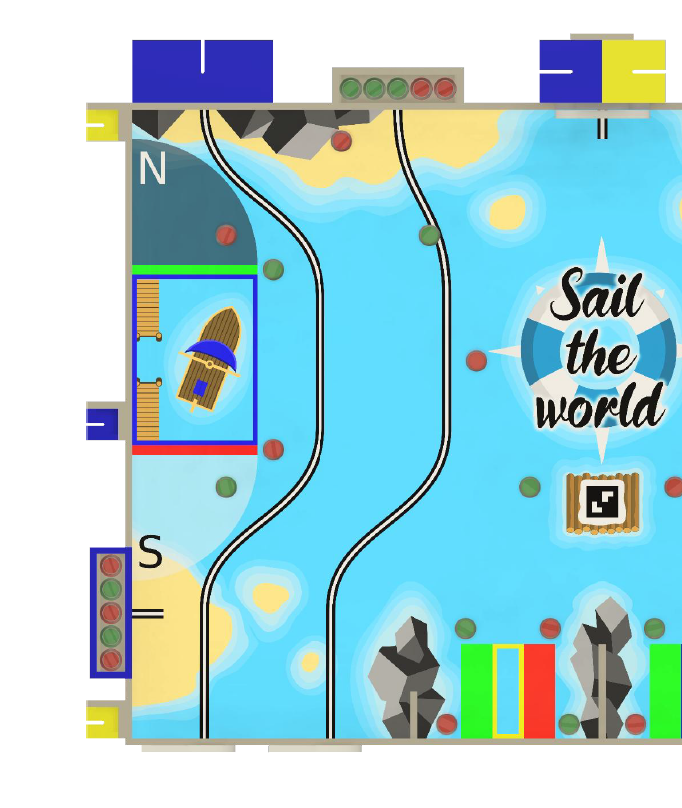
#> input picture 1.png, 682 x 808 px
$ python 'ArUco_detection _prototype.py'
#> lines starting #> are read from the running program, lines starting #| are printed output that depends on the picture; long printed decimals are rounded
#!/usr/bin/env python
# -*- coding:utf-8 -*-

# Step 1: En utilisant la bibliothèque d'ArUco, on obtient la position de la centre de la signe.
# Step 2: Trouver la cercle dont la rayon est correste
# Step 3: Comparer la valeur de gris de la deux semi-cercle (on compare seulent une partie mais pas toute la semi-cercle pour économiser du temps )

import numpy as np
import cv2
from cv2 import aruco
import matplotlib.pyplot as plt
from numba import jit

@jit(nopython=True)
def value_up_down(circle_center,circle_radius):
    gray_value_up = []
    gray_value_down = []
    for n in range(int(circle_center[1] - 9*circle_radius/16-1), int(circle_center[1] - 7*circle_radius/16-1 )):
        for m in range(int(circle_center[0] - 9*circle_radius/16-1), int(circle_center[0] - 7*circle_radius/16-1 )):
            gray_value_up.append(gray[n,:][m])
            gray_value_down.append(gray[int(n + circle_radius),:][m])
    return gray_value_up, gray_value_down

t1 = cv2.getTickCount()
img = cv2.imread("1.png")
#> img is the input picture: shape (808, 682, 3); mean B, G, R 214.3, 208.5, 163.1
gray = cv2.cvtColor(img, cv2.COLOR_BGR2GRAY)
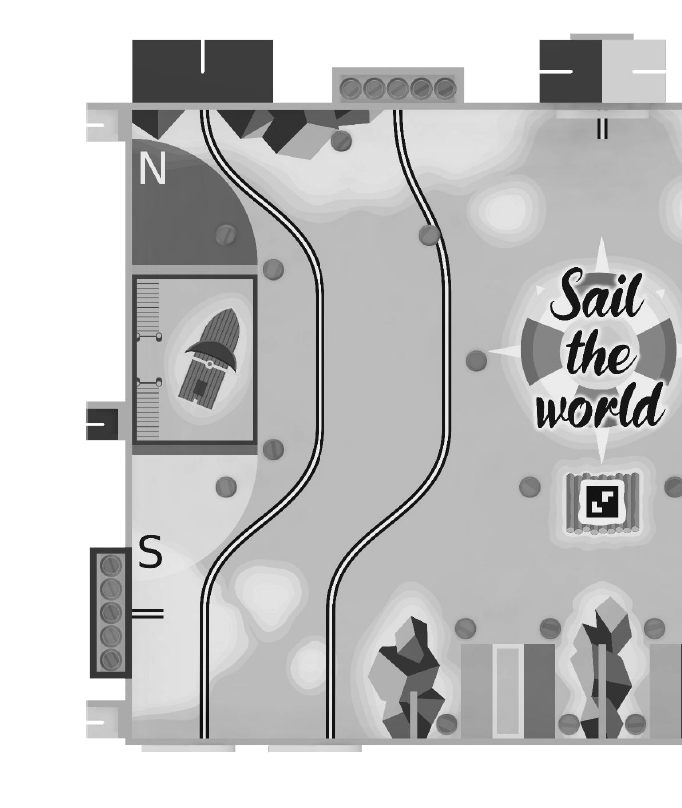
#> gray: shape (808, 682); min 0, max 255, mean 195.6
img = cv2.cvtColor(img, cv2.COLOR_BGR2RGB)
plt.imshow(img)
plt.show()


# Step 1: En utilisant la bibliothèque d'ArUco, on obtient la position de la centre de la signe.
aruco_dict = aruco.Dictionary_get(aruco.DICT_4X4_100)
parameters = aruco.DetectorParameters_create()
corners, ids, rejectedImgPoints = aruco.detectMarkers(gray, aruco_dict, parameters=parameters)
#> corners = ([[586, 486], [617, 486], [617, 517], [586, 516]],); ids = [42]; rejectedImgPoints = 19 items
img_markers = aruco.drawDetectedMarkers(img.copy(), corners, ids)


# Step 2: Trouver la cercle dont la rayon est correste (en utilisant le ratio entre le logo ArUco et la rayon de la cercle)
x1 = abs(corners[0][0][0][0]-corners[0][0][1][0])
#> x1 = 31
x2 = abs(corners[0][0][3][0]-corners[0][0][2][0])
#> x2 = 31
y1 = abs(corners[0][0][0][1]-corners[0][0][2][1])
#> y1 = 31
y2 = abs(corners[0][0][1][1]-corners[0][0][3][1])
#> y2 = 30
length = (x1 + x2 + y1 + y2)/4 #la longueur du logo ArUco dans la photo
#> length = 30.75

circles = cv2.HoughCircles(gray, cv2.HOUGH_GRADIENT, 1, 100, param1=220, param2=30, minRadius=int(2*length), maxRadius=int(6*length))
#> circles = [[290.5, 406.5, 154.8], [190.5, 309.5, 130.6], [327.5, 626.5, 128.3], [188.5, 411.5, 132.7], [473.5, 632.5, 142.5], [288.5, 282.5, 160.3], [597.5, 350.5, 78.3], [306.5, 114.5, 100.4], [147.5, 520.5, 88.6], [147.5, 191.5, 82.9], [527.5, 133.5, 127.3]]
c = corners[0][0]
#> c = [[586, 486], [617, 486], [617, 517], [586, 516]]
#circle_center1 = (circles[0, :][0][0], circles[0, :][0][1])
circle_center = (c[:, 0].mean(), c[:, 1].mean())
#> circle_center = (601.5, 501.2)
circle_radius = circles[0, :][0][2]
#> circle_radius = 154.8

cv2.circle(img_markers, circle_center, circle_radius, (0, 255, 0), 2)
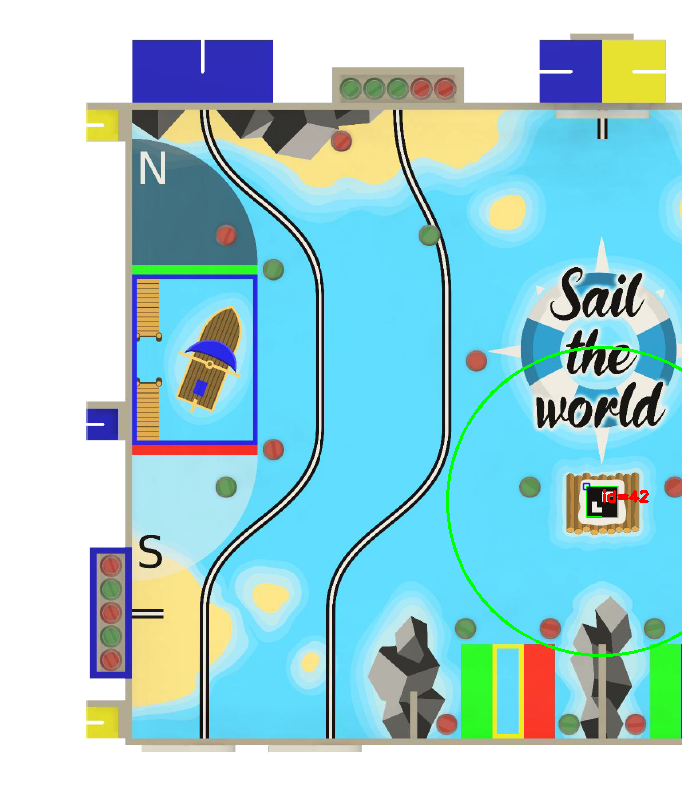
#> img_markers: shape (808, 682, 3); mean R, G, B 162.7, 208.7, 213.4
#cv2.imshow("ddd", img_markers)

# Step 3: Comparer la valeur de gris de la deux semi-cercle (on compare seulent une partie mais pas toute la semi-cercle pour économiser du temps )
(gray_value_up, gray_value_down) = value_up_down(circle_center,circle_radius)
#> gray_value_up = 361 values, max 204 at index 18, min 186 at index 168, mean 188.8; gray_value_down = 361 values, max 190 at index 123, min 187 at index 3, mean 187.9

average_gray_value_up = np.mean(gray_value_up)
#> average_gray_value_up = 188.8
average_gray_value_down = np.mean(gray_value_down)
#> average_gray_value_down = 187.9

print(average_gray_value_up, average_gray_value_down)
#| 188.817 187.878

if average_gray_value_up < average_gray_value_down:
    print('Direction : N')
else:
    print('Direction : S')

t2 = cv2.getTickCount()
time = (t2 - t1)/ cv2.getTickFrequency()
print("Detection time :",time,"s")

$ run again, with 111.PNG copied over 1.png
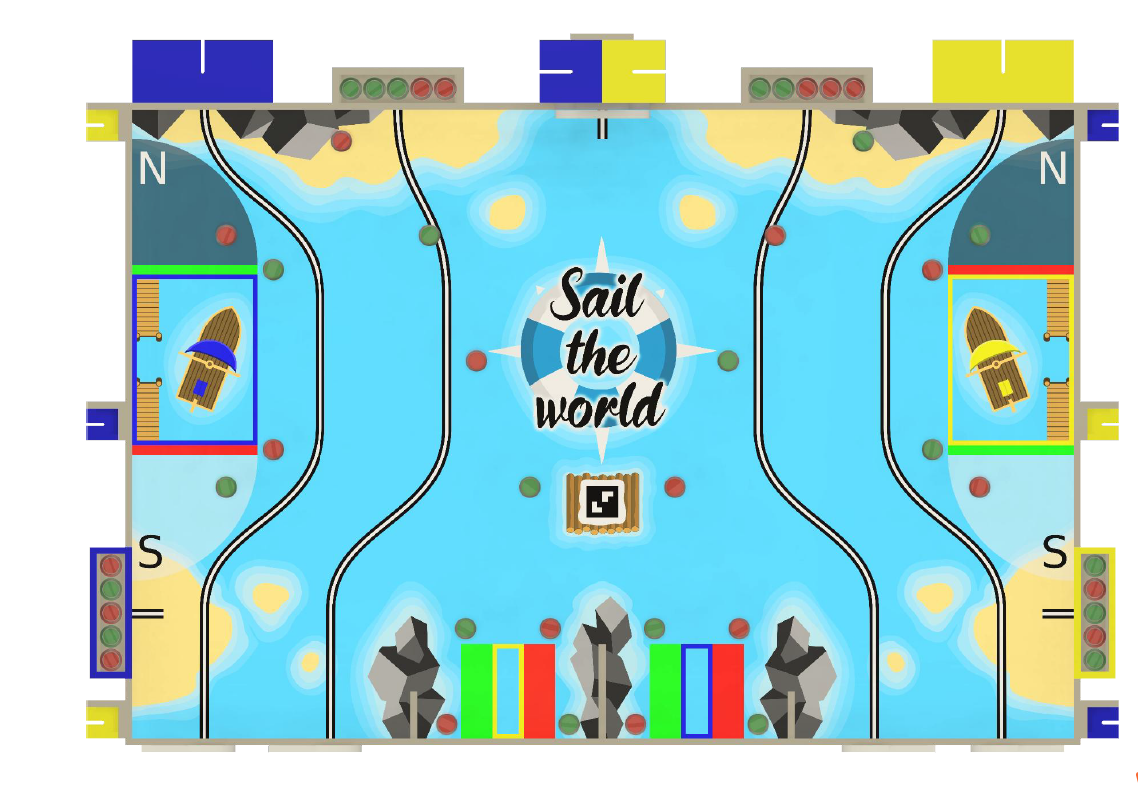
#> input picture 111.PNG, 1138 x 808 px
#> img is the input picture: shape (808, 1138, 3); mean B, G, R 211.5, 209.2, 163.5
#> `gray = cv2.cvtColor(img, cv2.COLOR_BGR2GRAY)`:
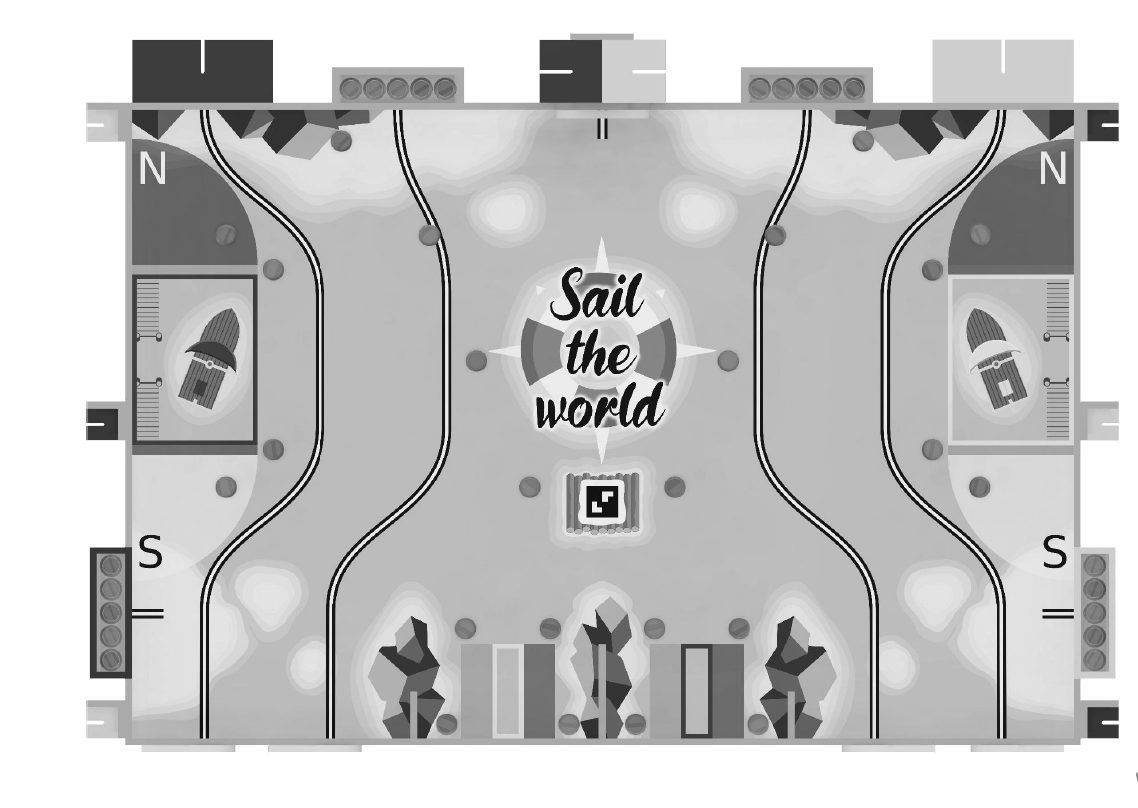
#> gray: shape (808, 1138); min 0, max 255, mean 195.8
#> corners = ([[586, 486], [617, 486], [617, 517], [586, 516]], [[1027, 396], [994, 409], [980, 372], [1013, 359]]); ids = [42, 17]; rejectedImgPoints = 31 items
#> x1 = 31
#> y2 = 30
#> length = 30.75
#> circles = 24 rows, first 8: [1073.5, 264.5, 126.1], [911.5, 396.5, 155.9], [290.5, 406.5, 154.8], [190.5, 309.5, 130.6], [1023.5, 415.5, 137.9], [327.5, 626.5, 128.3], [502.5, 653.5, 177.9], [188.5, 411.5, 132.7]
#> c = [[586, 486], [617, 486], [617, 517], [586, 516]]
#> circle_center = (601.5, 501.2)
#> circle_radius = 126.1
#> `cv2.circle(img_markers, circle_center, circle_radius, (0, 255, 0), 2)`:
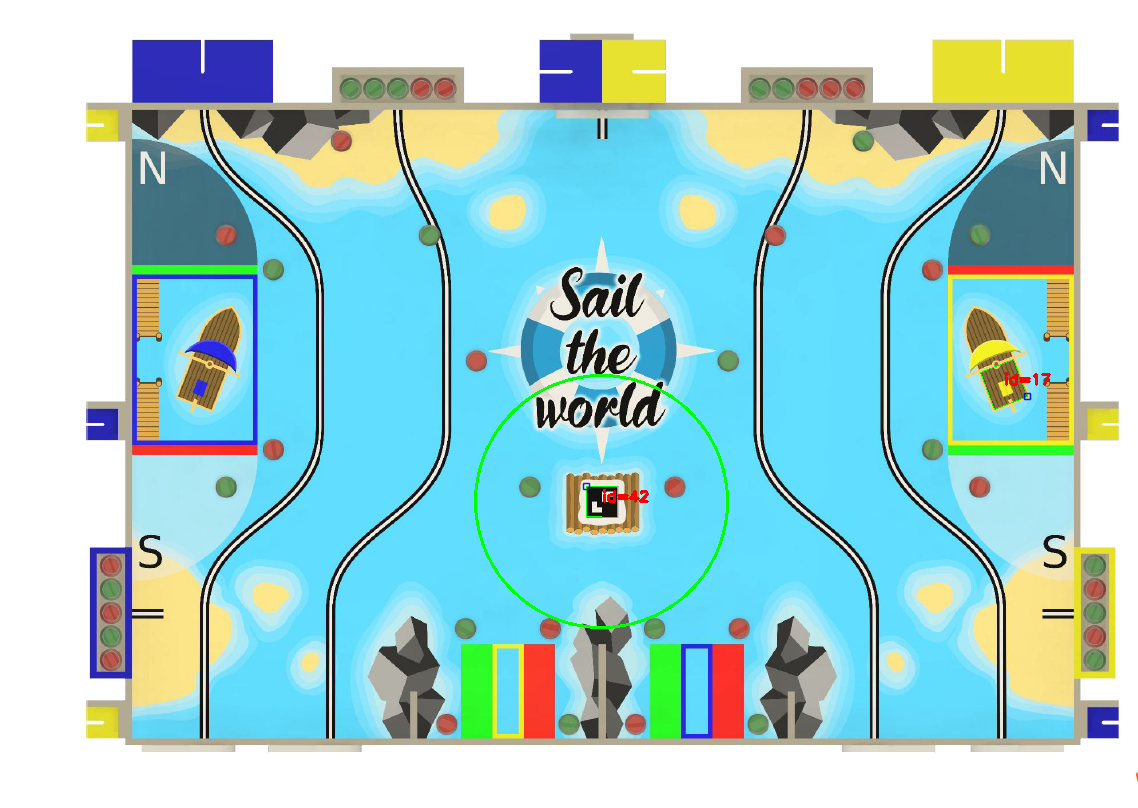
#> img_markers: shape (808, 1138, 3); mean R, G, B 163.3, 209.2, 210.8
#> gray_value_up = 256 values, max 228 at index 10, min 186 at index 93, mean 190.8; gray_value_down = 256 values, max 188 at index 5, min 186 at index 69, mean 187.3
#> average_gray_value_up = 190.8
#> average_gray_value_down = 187.3
#| 190.781 187.344

$ run again, with 2.PNG copied over 1.png
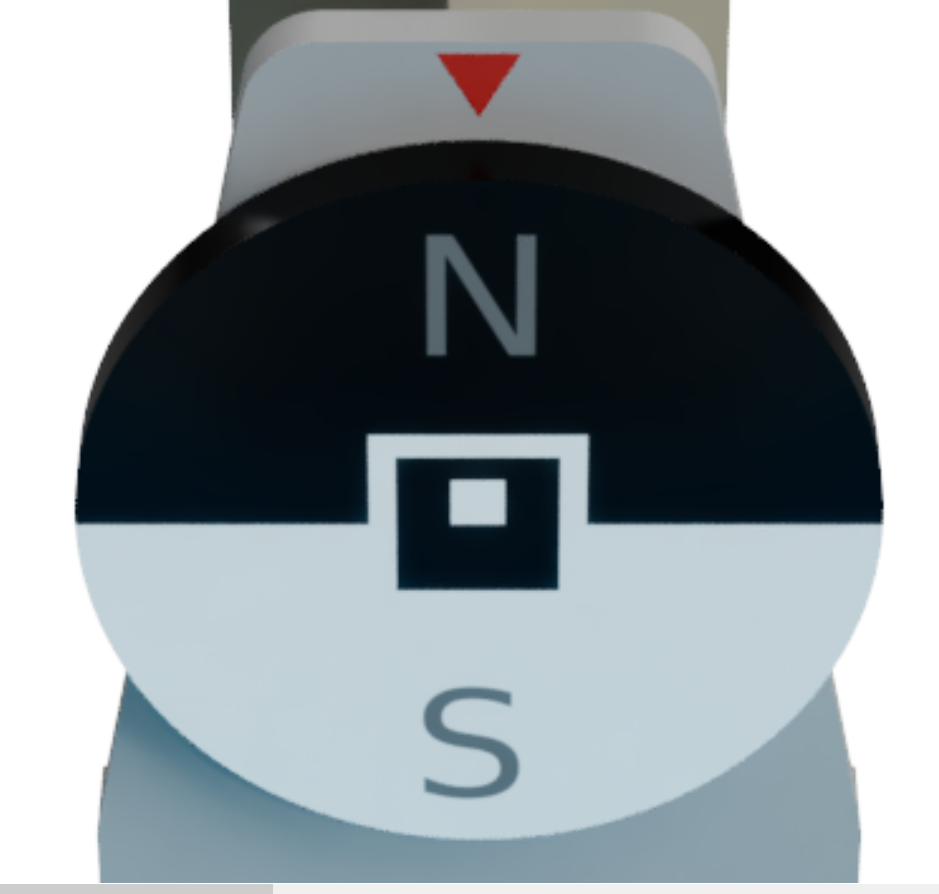
#> input picture 2.PNG, 939 x 894 px
#> img is the input picture: shape (894, 939, 3); mean B, G, R 156.5, 152.1, 143.7
#> corners = ([[396, 458], [558, 458], [558, 588], [398, 589]],); ids = [17]; rejectedImgPoints = ([[445, 476], [508, 474], [510, 528], [447, 530]], [[280, 225], [272, 234], [248, 242], [260, 232]])
#> x1 = 162
#> x2 = 160
#> y1 = 130
#> y2 = 131
#> length = 145.8
#> circles = [[428.5, 459.5, 368.6]]
#> c = [[396, 458], [558, 458], [558, 588], [398, 589]]
#> circle_center = (477.5, 523.2)
#> circle_radius = 368.6
#> `cv2.circle(img_markers, circle_center, circle_radius, (0, 255, 0), 2)`:
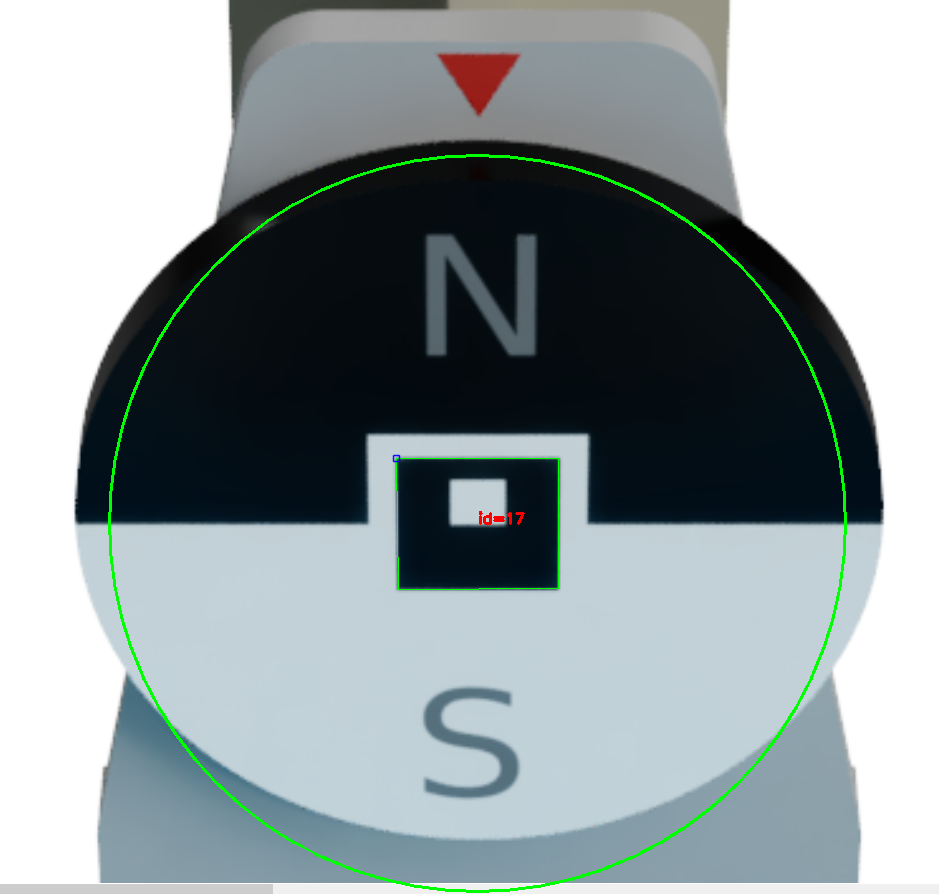
#> img_markers: shape (894, 939, 3); mean R, G, B 143, 153.5, 155.5
#> gray_value_up = 2116 values, max 11 at index 0, min 9 at index 412, mean 9.76; gray_value_down = 2116 values, max 206 at index 0, min 205 at index 8, mean 205.5
#> average_gray_value_up = 9.76
#> average_gray_value_down = 205.5
#| 9.755 205.460

$ run again, with 2.png copied over 1.png
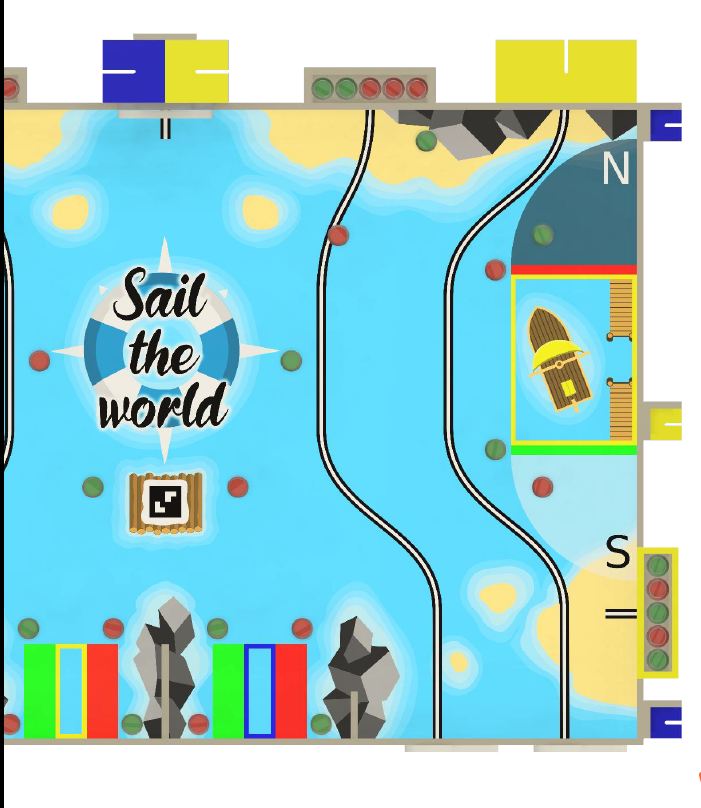
#> input picture 2.png, 701 x 808 px
#> img is the input picture: shape (808, 701, 3); mean B, G, R 206.7, 207.6, 156.5
#> `gray = cv2.cvtColor(img, cv2.COLOR_BGR2GRAY)`:
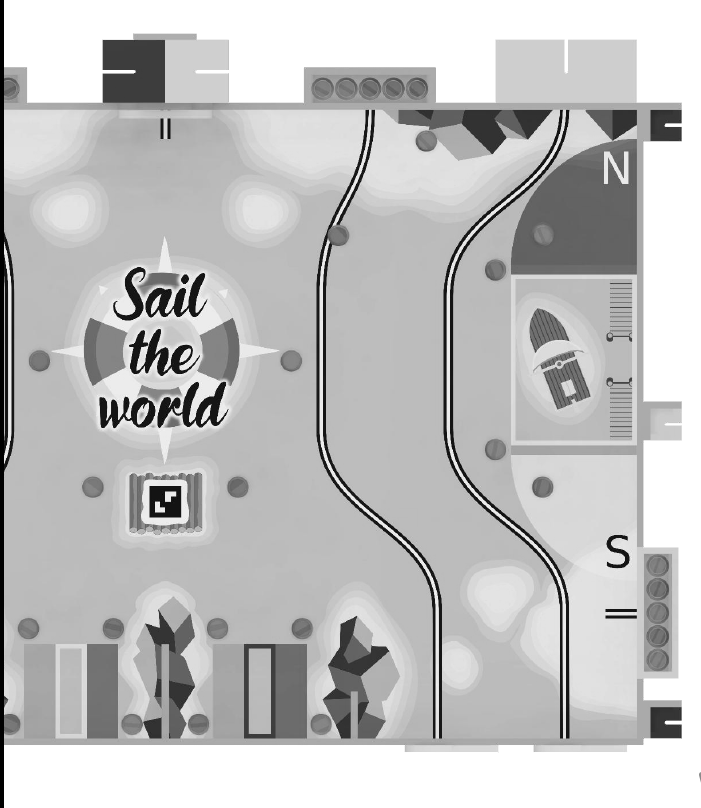
#> gray: shape (808, 701); min 0, max 255, mean 192.2
#> corners = ([[149, 486], [180, 486], [180, 517], [149, 516]], [[590, 396], [557, 409], [543, 372], [576, 359]]); ids = [42, 17]; rejectedImgPoints = 22 items
#> x1 = 31
#> y2 = 30
#> length = 30.75
#> circles = 15 rows, first 8: [636.5, 264.5, 126.1], [474.5, 396.5, 155.9], [586.5, 415.5, 137.9], [281.5, 641.5, 160.3], [395.5, 652.5, 173.5], [539.5, 294.5, 96.3], [160.5, 350.5, 78.2], [285.5, 415.5, 168]
#> c = [[149, 486], [180, 486], [180, 517], [149, 516]]
#> circle_center = (164.5, 501.2)
#> circle_radius = 126.1
#> `cv2.circle(img_markers, circle_center, circle_radius, (0, 255, 0), 2)`:
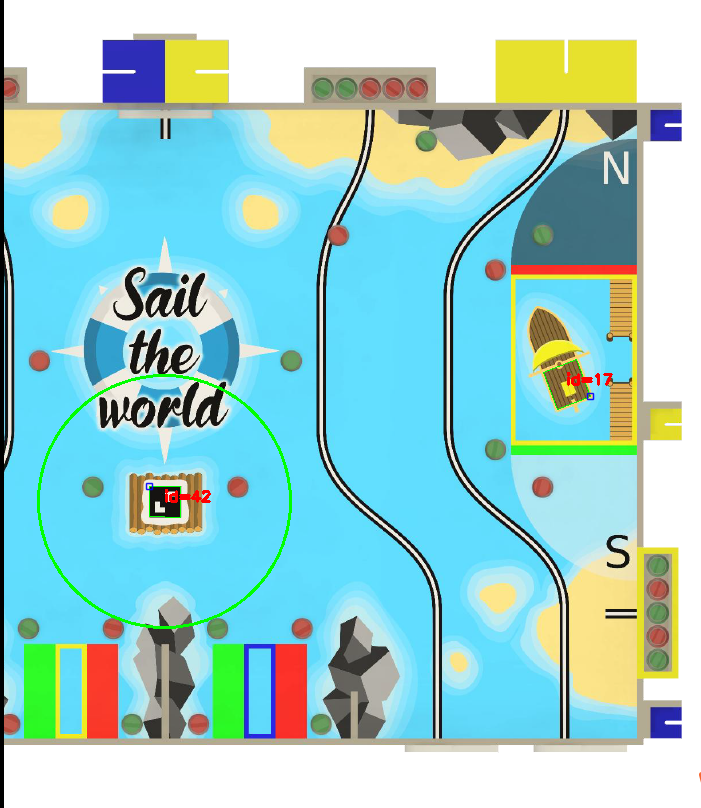
#> img_markers: shape (808, 701, 3); mean R, G, B 156, 207.7, 205.6
#> gray_value_up = 256 values, max 228 at index 10, min 186 at index 93, mean 190.8; gray_value_down = 256 values, max 188 at index 5, min 186 at index 69, mean 187.3
#> average_gray_value_up = 190.8
#> average_gray_value_down = 187.3
#| 190.781 187.344
